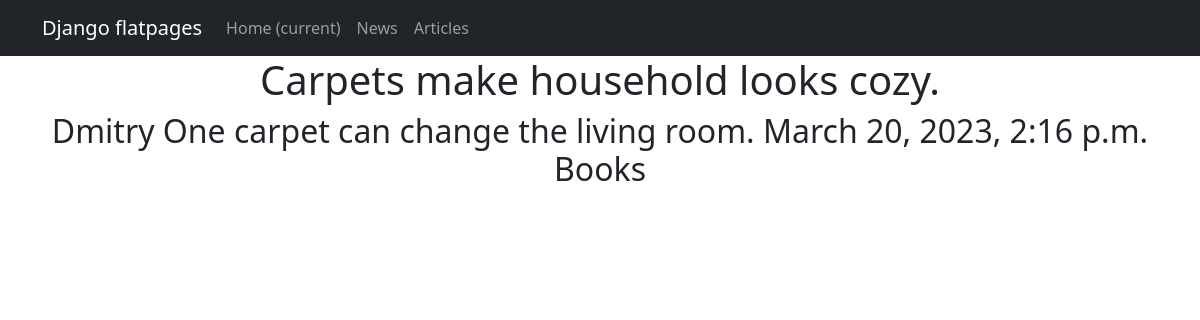
The page /news/6/ (signed in) on the database its author committed.
### news/models.py (models this page shows, shortened)
class Post(models.Model):
    ARTICLE = 'AR'
    NEWS = 'NW'
    POST_CHOICES = [
        ('AR', 'Article'),
        ('NW', 'News')
    ]
    title = models.CharField(max_length=50, unique=True)
    author = models.ForeignKey(Author, on_delete=models.CASCADE)
    type_choice = models.CharField(choices=POST_CHOICES, default='News', max_length=10)
    time_created = models.DateTimeField(auto_now_add=True)
    category = models.ManyToManyField(Category, through='PostCategory')
    content = models.TextField(null=True, blank=True)
    rating = models.IntegerField(default=0)

class Author(models.Model):
    name = models.OneToOneField(User, on_delete=models.CASCADE)
    rating = models.IntegerField(default=0)
    subscribed_to_categories = models.ManyToManyField('Category', related_name='subscribers', blank=True)
    def __str__(self):
        return f"{self.name}"

class Category(models.Model):
    category_name = models.CharField(unique=True, max_length=255)
    def __str__(self):
        return f"{self.category_name}"

### news/views.py (the view)
# urls.py: path('<int:pk>/', PostsDetail.as_view(), name='post_detail'),
class PostsDetail(LoginRequiredMixin, DetailView):
    model = Post
    template_name = 'post.html'
    context_object_name = 'post'

### templates/post.html (shortened to what this page needs)
{% extends 'flatpages/default.html' %}
{% block content %}
<h1> {{ post.title }}</h1>
<h2/>{{ post.author }}
     {{ post.content }}
     {{ post.time_created }}
    {% for category in post.category.all %}
    {{ category }}
    {% endfor %}</h2>
{% endblock content %}

### rows shown on the page
Post: title "Carpets make household looks cozy.", author "Dmitry", content "One carpet can change the living room.", time_created "March 20, 2023, 2:16 p.m."
Category: category_name "Books"
